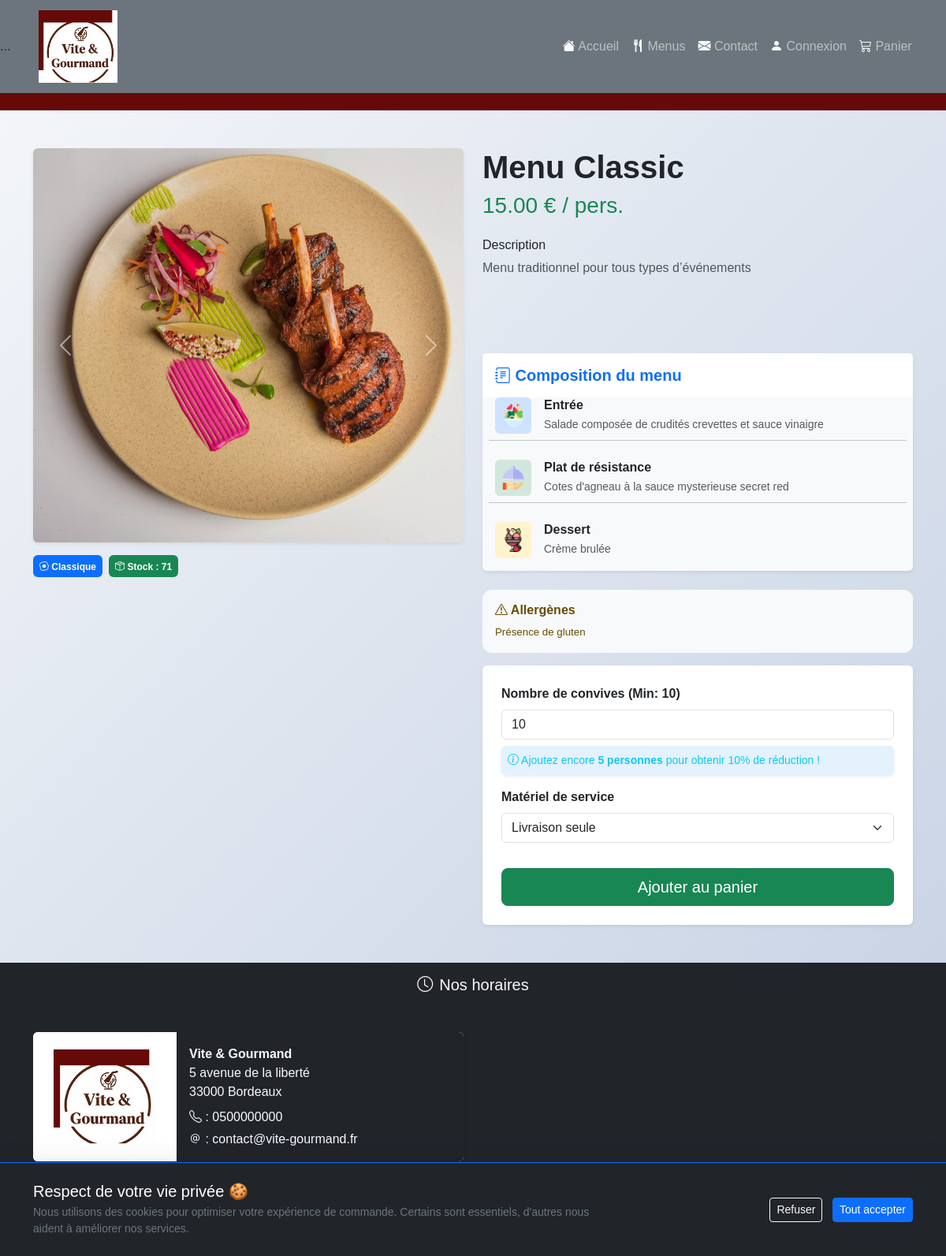
/menu_detail.php?id=1, run on the app's committed database.
### tables this page shows
CREATE TABLE `menus` (
  `id` int(11) NOT NULL,
  `title` varchar(150) NOT NULL,
  `description` text NOT NULL,
  `starter` varchar(255) DEFAULT NULL,
  `main_course` varchar(255) DEFAULT NULL,
  `dessert` varchar(255) DEFAULT NULL,
  `price` decimal(10,2) NOT NULL,
  `min_people` int(11) NOT NULL,
  `remaining_quantity` int(11) NOT NULL,
  `conditions` text DEFAULT NULL,
  `image` varchar(255) DEFAULT NULL,
  `theme_id` int(11) NOT NULL,
  `diet_id` int(11) NOT NULL,
  `created_at` datetime DEFAULT current_timestamp(),
  `allergens` text DEFAULT NULL,
  `is_active` tinyint(4) DEFAULT NULL
);

CREATE TABLE `diets` (
  `id` int(11) NOT NULL,
  `name` varchar(100) NOT NULL
);

### menu_detail.php (the view, shortened to what this page needs)
<?php
$isLogged = isset($_SESSION['user']);
$menuId = (int) $_GET['id'];
$database = new Database();
$pdo = $database->getConnection();
$query = "SELECT m.*, d.name as diet_name
        FROM menus m
        LEFT JOIN diets d ON m.diet_id = d.id
        WHERE m.id = ?";
$stmt = $pdo->prepare($query);
$stmt->execute([$menuId]);
$menu = $stmt->fetch(PDO::FETCH_ASSOC);
include 'includes/header.php';
include 'includes/navbar.php';
?>
<div class="container my-5">
    <div class="row mt-4">
        <div class="col-md-6 mb-4">
            <?php
            $images = explode(',', $menu['image']);
            ?>
            <div id="menuCarousel" class="carousel slide shadow-sm rounded" data-bs-ride="carousel">
                <div class="carousel-inner rounded">
                    <?php foreach ($images as $index => $img): ?>
                        <div class="carousel-item <?= $index === 0 ? 'active' : '' ?>">
                            <img src="assets/img/menus/<?= trim($img) ?>" class="d-block w-100" style="height: 500px; object-fit: cover;" alt="Image menu">
                        </div>
                    <?php endforeach; ?>
                </div>
                <?php if (count($images) > 1): ?>
                    <button class="carousel-control-prev" type="button" data-bs-target="#menuCarousel" data-bs-slide="prev">
                        <span class="carousel-control-prev-icon"></span>
                    </button>
                    <button class="carousel-control-next" type="button" data-bs-target="#menuCarousel" data-bs-slide="next">
                        <span class="carousel-control-next-icon"></span>
                    </button>
                <?php endif; ?>
            </div>
            <div class="d-flex gap-2 mt-3">
                <span class="badge bg-primary p-2"><i class="bi bi-egg-fried"></i> <?= htmlspecialchars($menu['diet_name'] ?? 'Classique') ?></span>
                <span class="badge <?= $menu['remaining_quantity'] > 0 ? 'bg-success' : 'bg-danger' ?> p-2">
                    <i class="bi bi-box-seam"></i> Stock : <?= $menu['remaining_quantity'] ?>
                </span>
            </div>
        </div>
        <div class="col-md-6">
            <h1 class="display-6 fw-bold"><?= htmlspecialchars($menu['title']) ?></h1>
            <p class="h3 text-success mb-4"><?= number_format($menu['price'], 2) ?> € / pers.</p>
            <div class="mb-4">
                <h6>Description</h6>
                <p class="text-muted"><?= nl2br(htmlspecialchars($menu['description'] ?? 'Pas de description.')) ?></p>
            </div>
            <div class="card border-0 shadow-sm bg-light mb-4">
                <div class="card-header bg-white border-0 pt-3">
                    <h5 class="fw-bold text-primary"><i class="bi bi-journal-text"></i> Composition du menu</h5>
                </div>
                <div class="card-body pt-0">
                    <div class="row g-3">
                        <div class="col-12 d-flex align-items-start">
                            <div class="bg-primary-subtle text-primary rounded p-2 me-3">
                                <img src="/assets/img/salad.png" alt="entrée" width="30px">
                            </div>
                            <div>
                                <h6 class="mb-1 fw-bold">Entrée</h6>
                                <p class="text-muted small mb-0"><?= htmlspecialchars($menu['starter'] ?? 'Salade de saison et ses condiments') ?></p>
                            </div>
                        </div>
                        <hr class="my-2 opacity-25">
                        <div class="col-12 d-flex align-items-start">
                            <div class="bg-success-subtle text-success rounded p-2 me-3">
                                <img src="/assets/img/tray.png" alt="plat" width="30px">
                            </div>
                            <div>
                                <h6 class="mb-1 fw-bold">Plat de résistance</h6>
                                <p class="text-muted small mb-0"><?= htmlspecialchars($menu['main_course'] ?? 'Plat signature du chef et son accompagnement') ?></p>
                            </div>
                        </div>
                        <hr class="my-2 opacity-25">
                        <div class="col-12 d-flex align-items-start">
                            <div class="bg-warning-subtle text-warning rounded p-2 me-3">
                                <img src="/assets/img/gelato.png" alt="dessert" width="30px">
                            </div>
                            <div>
                                <h6 class="mb-1 fw-bold">Dessert</h6>
                                <p class="text-muted small mb-0"><?= htmlspecialchars($menu['dessert'] ?? 'Douceur sucrée et gourmandise') ?></p>
                            </div>
                        </div>
                    </div>
                </div>
            </div>
            <div class="alert alert-warning border-0 bg-light">
                <h6 class="fw-bold"><i class="bi bi-exclamation-triangle"></i> Allergènes</h6>
                <p class="mb-0 small">
                    <?= isset($menu['allergens']) ? htmlspecialchars($menu['allergens']) : 'Aucun allergène répertorié dans la base.' ?>
                </p>
            </div>
            <form id="orderForm" class="card p-4 shadow-sm border-0">
                <div class="mb-3">
                    <label class="form-label fw-bold">Nombre de convives (Min: <span id="minPeople"><?= $menu['min_people'] ?></span>)</label>
                    <input type="number" name="number_people" id="number_people" class="form-control"
                        value="<?= $menu['min_people'] ?>" min="<?= $menu['min_people'] ?>" data-stock="<?= $menu['remaining_quantity'] ?>">
                    <div id="promo-message" class="mt-2 small p-2 rounded d-none"></div>
                </div>
                <div class="mb-3">
                    <label class="form-label fw-bold">Matériel de service</label>
                    <select id="equipment_ready" class="form-select">
                        <option value="0">Livraison seule</option>
                    </select>
                </div>
                <button type="submit" class="btn btn-success btn-lg w-100 mt-2" id="orderBtn"
                    data-logged="<?= $isLogged ? '1' : '0' ?>"
                    <?= $menu['remaining_quantity'] <= 0 ? 'disabled' : '' ?>>
                    Ajouter au panier
                </button>
            </form>
        </div>
    </div>
</div>
<?php include 'includes/footer.php'; ?>

### assets/css/style.css (style rules this page uses)
body { font-family: Arial, sans-serif; background: linear-gradient(135deg, #f5f7fa 0%, #c3cfe2 100%); min-height: 100vh; }
.alert { border-radius: 12px; font-size: 0.95rem; }
.alert-info { background-color: #e3f2fd; color: #0c5460; }
.card { border: none; box-shadow: 0 0.125rem 0.25rem rgba(0, 0, 0, 0.075); }

### data on the page
menus: diet.name "Classique", remaining_quantity "71", title "Menu Classic", price "15.00", description "Menu traditionnel pour tous types d’événements", starter "Salade composée de crudités crevettes et sauce vinaigre", main_course "Cotes d'agneau à la sauce mysterieuse secret red", dessert "Crème brulée", allergens "Présence de gluten", min_people "10", number_people "10"
